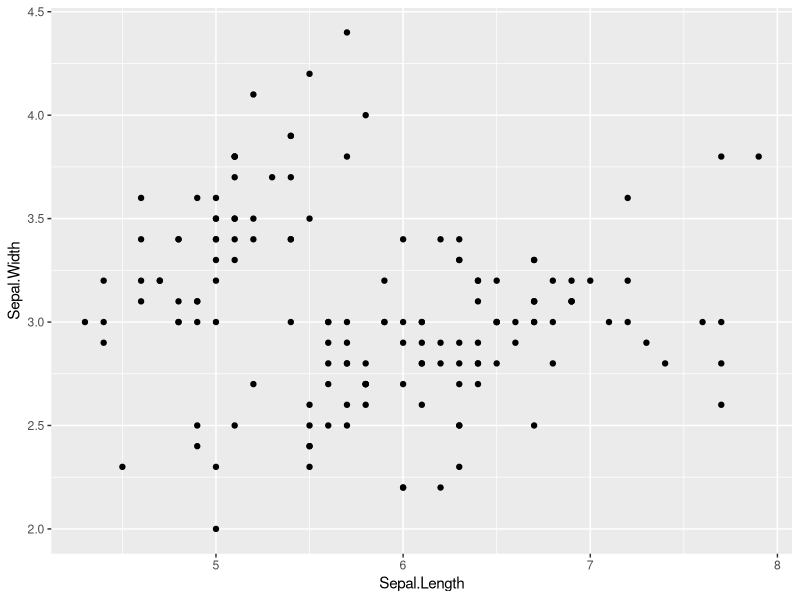
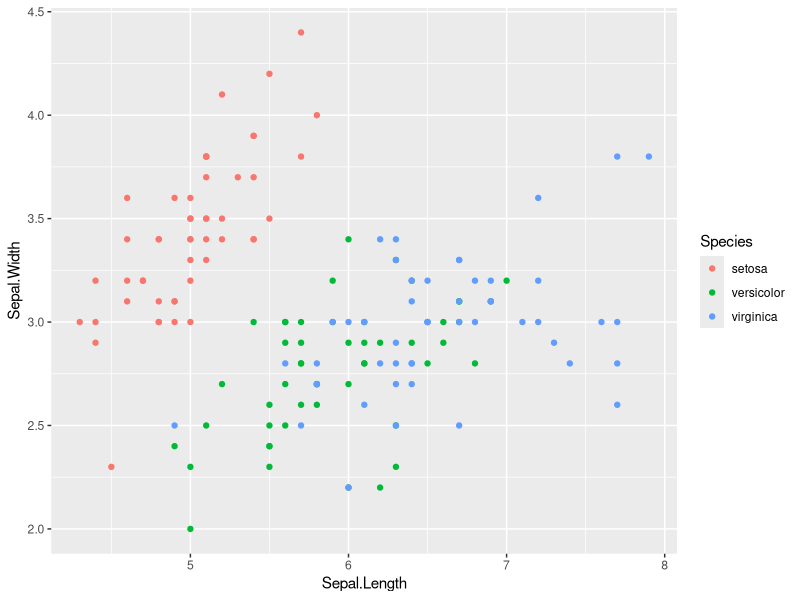
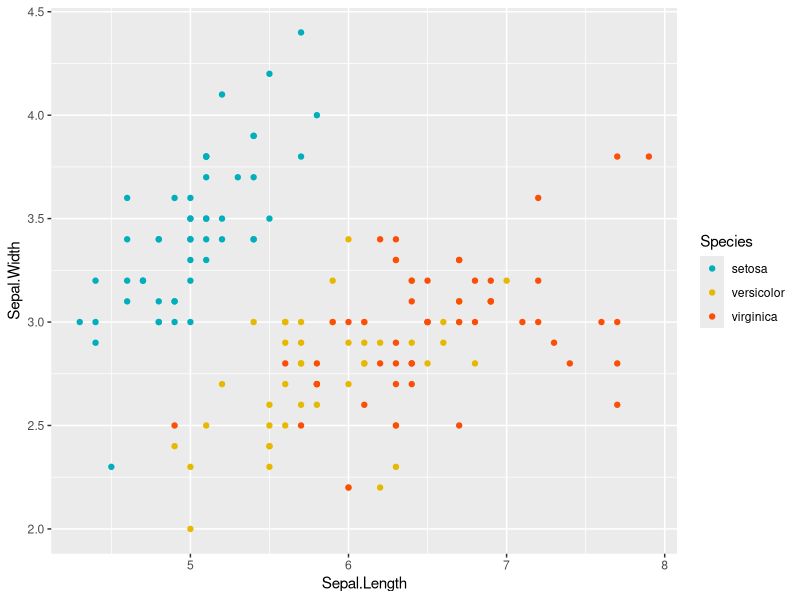
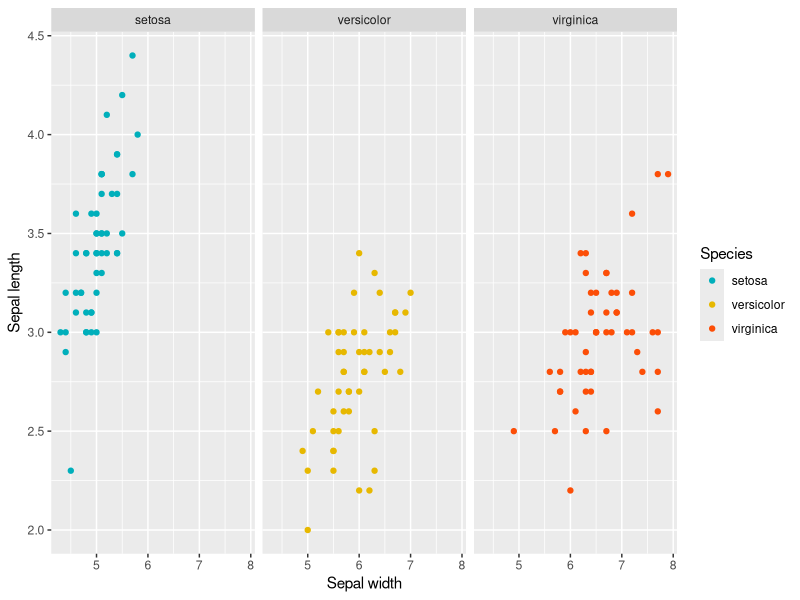

Write the R code that produced these figures, in order.
## ---- chunk 1
# install.packages('ggplot2') do it only once
library(ggplot2)
## ---- chunk 2

data("iris")
head(iris, n=3) # print first 3 rows
## ---- chunk 3
ggplot(iris, aes(x= Sepal.Length, y= Sepal.Width))+
  geom_point()
## ---- chunk 4
ggplot(iris, aes(x = Sepal.Length, y = Sepal.Width))+
  geom_point(aes(color = Species)) # these colors are default in ggplot.
## ---- chunk 5
ggplot(iris, aes(x = Sepal.Length, y = Sepal.Width))+
  geom_point(aes(color = Species))+
  scale_color_manual(values = c("#00AFBB", "#E7B800", "#FC4E07"))
## ---- chunk 6
ggplot(iris, aes(x = Sepal.Length, y = Sepal.Width))+
  geom_point(aes(color = Species))+               
  facet_wrap(~Species, ncol = 3, nrow = 1)+
  scale_color_manual(values = c("#00AFBB", "#E7B800", "#FC4E07"))+
  scale_fill_manual(values = c("#00AFBB", "#E7B800", "#FC4E07"))+
  labs(x= 'Sepal width', y= 'Sepal length')
